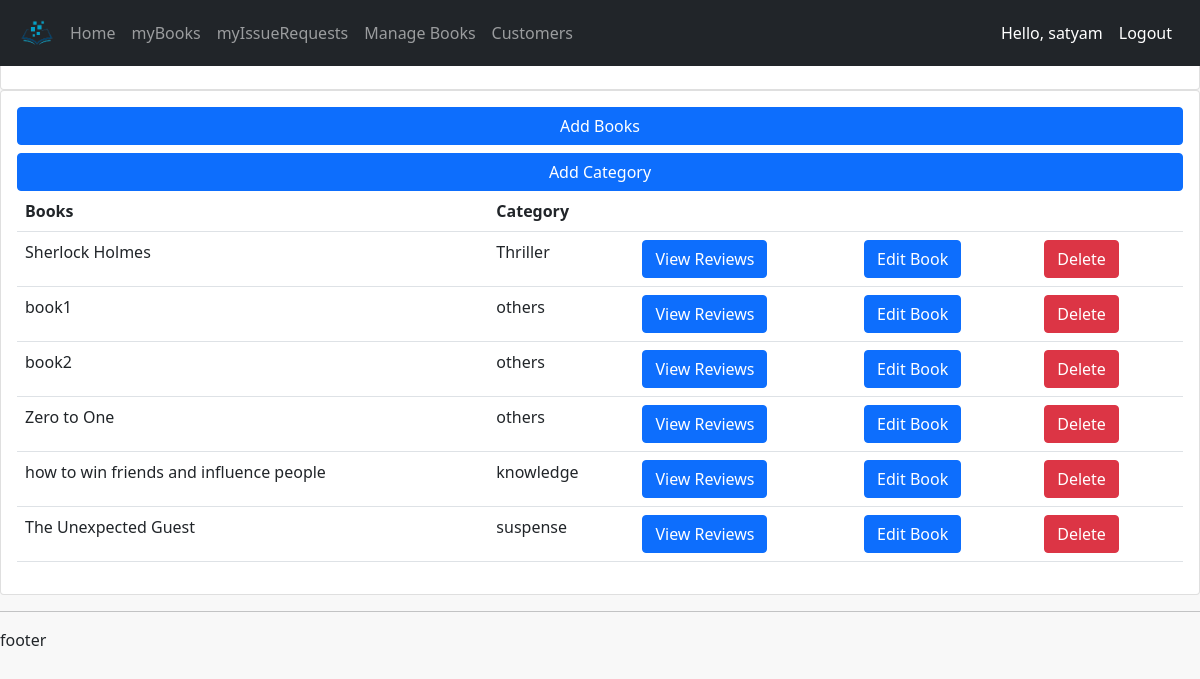
Before: /books/ (signed in) with the older database file.
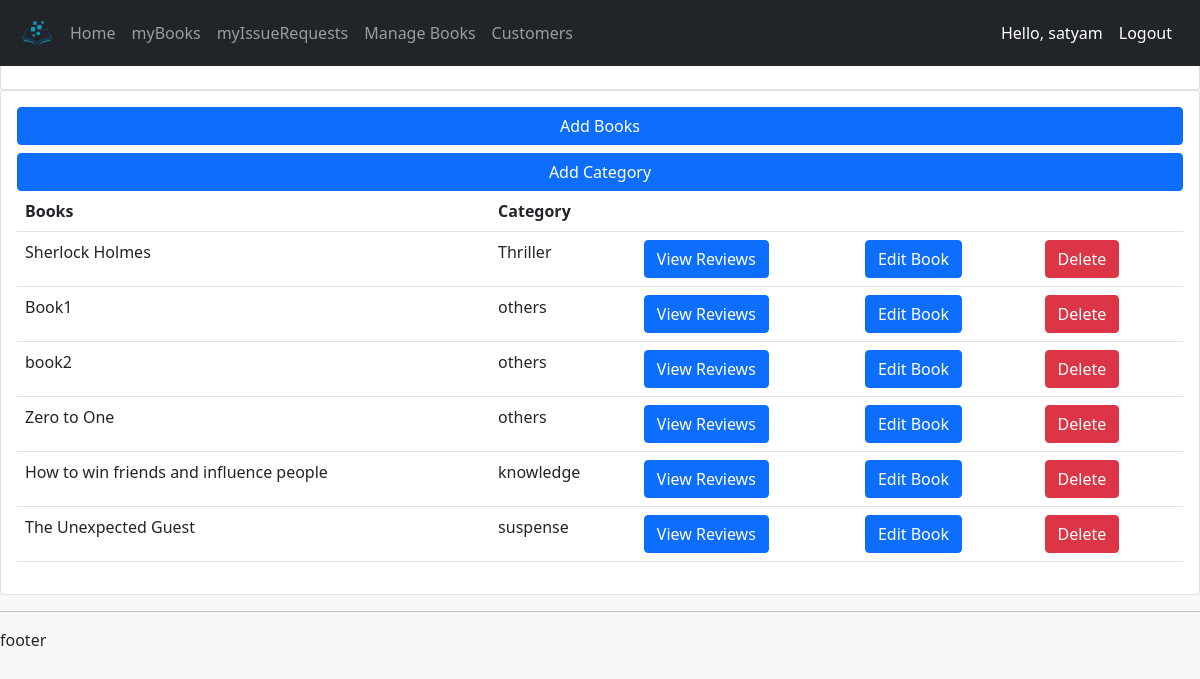
After: the same page with the newer database file.
### accounts/models.py (models this page shows, shortened)
class Book(models.Model):
    name=models.CharField(max_length=200, null= True)
    category=models.ForeignKey(Category,on_delete=models.CASCADE,max_length=200,null=True)
    author=models.CharField(max_length=200,null=True)
    quantity=models.IntegerField(null=True,blank=True)
    language=models.CharField(max_length=100,null=True,blank=True)
    dimennsions=models.CharField(max_length=100,null=True,blank=True)
    description=models.TextField(max_length=500,null=True,blank=True)
    image=models.ImageField(default='defaultbook.png',null=True,blank=True)
    upvote=models.ManyToManyField(User,blank=True,related_name='upvote')
    downvote=models.ManyToManyField(User,blank=True,related_name='downvote')

class Category(models.Model):
    name=models.CharField(null=True,max_length=200)
    def __str__(self):
        return self.name

### accounts/decorators.py (the view)
        def wrap_func(request,*args, **kwargs):
            group=None
            if request.user.groups.exists():
                group=request.user.groups.all()[0].name
            if group in allowed_roles:
                return view_func(request,*args, **kwargs)
            else:
                return HttpResponse("not authorized")

### accounts/views.py (called while the page is built)
@login_required(login_url='login')
@allowedUsers(['admin'])
def books(request):
    books=Book.objects.all()
    form=AddBook()
    categoryform=AddCategory()
    if request.method == 'POST' :
            form= AddBook(request.POST)
            if form.is_valid():
                form.save()
                return redirect('books')
    if request.method == 'POST' :
            categoryform= AddCategory(request.POST)
            if categoryform.is_valid():
                categoryform.save()
                return redirect('books')
    return render(request, 'accounts/books.html',{'books':books, 'form':form, 'categoryform': categoryform})

### accounts/templates/accounts/books.html (shortened to what this page needs)
{% extends 'accounts/main.html' %} {% block content %}
<br />
<div class="row">
  <div class="col-md">
    <div class="card card-body">
      <h5>Books</h5>
    </div>
    <div class="card card-body">
      <button
        type="button"
        class="btn btn-primary mb-2"
        data-bs-toggle="modal"
        data-bs-target="#exampleModal1"
      >
        Add Books
      </button>
<button type="button" class="btn btn-primary" data-bs-toggle="modal" data-bs-target="#exampleModal2">
 Add Category
</button>
      <table class="table">
        <tr>
          <th>Books</th>
          <th>Category</th>
          <th></th>
          <th></th>
          <th></th>
        </tr>
        {% for i in books %}
        <tr>
          <td>{{i.name}}</td>
          <td>{{i.category}}</td>
          <td>
            <a class="btn btn-primary me-2"href="{% url 'reviewpage' i.id %}"role="button">View Reviews</a>
          </td>
          <td><a href="{% url 'updatebook' i.id %}" role="button" class="btn btn-primary me-2">Edit Book</a></td>
            <td>
              <a
                class="btn btn-danger me-2"
                href="{% url 'deletebook' i.id %}"
                role="button"
                >Delete</a
              >
            </td>
        </tr>
        {% endfor %}
      </table>
    </div>
  </div>
</div>
{% endblock %}

Changed rows visible on the page:
changed Book: name "book1" → "Book1"
changed Book "knowledge": name "how to win friends and influence people" → "How to win friends and influence people"
